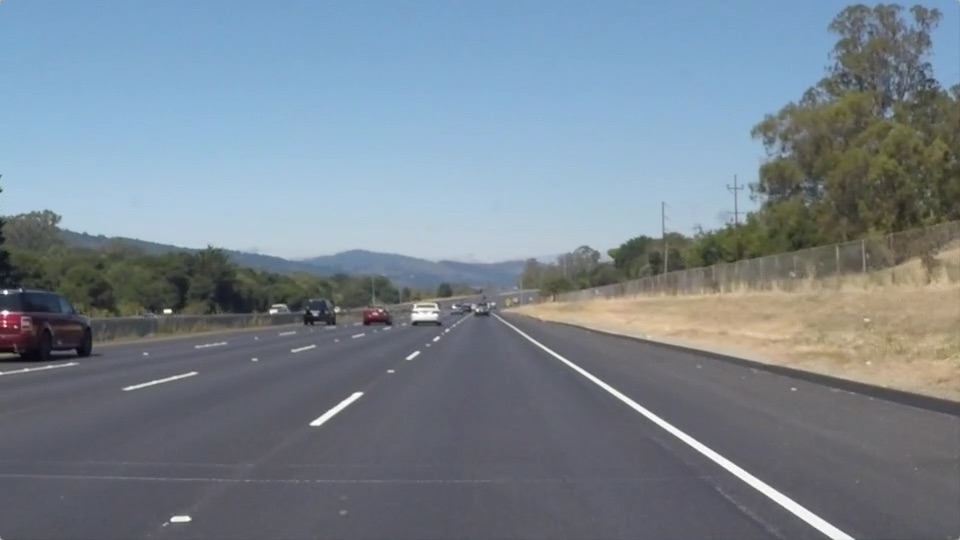
#> input picture test_images/solidWhiteRight.jpg, 960 x 540 px
$ jupyter execute --allow-errors P1.ipynb   (shell and % lines are left out)
#> lines starting #> are read from the running program, lines starting #| are printed output that depends on the picture; after the words box and inside, x2 and y2 are one past the last pixel; in counts of white or black regions, pixels touching at a corner belong together
# Self-Driving Car Engineer Nanodegree

## Project: **Finding Lane Lines on the Road**
***
In this project, you will use the tools you learned about in the lesson to identify lane lines on the road.  You can develop your pipeline on a series of individual images, and later apply the result to a video stream (really just a series of images). Check out the video clip "raw-lines-example.mp4" (also contained in this repository) to see what the output should look like after using the helper functions below.

Once you have a result that looks roughly like "raw-lines-example.mp4", you'll need to get creative and try to average and/or extrapolate the line segments you've detected to map out the full extent of the lane lines.  You can see an example of the result you're going for in the video "P1_example.mp4".  Ultimately, you would like to draw just one line for the left side of the lane, and one for the right.

In addition to implementing code, there is a brief writeup to complete. The writeup should be completed in a separate file, which can be either a markdown file or a pdf document. There is a [write up template](https://github.com/udacity/CarND-LaneLines-P1/blob/master/writeup_template.md) that can be used to guide the writing process. Completing both the code in the Ipython notebook and the writeup template will cover all of the [rubric points](https://review.udacity.com/#!/rubrics/322/view) for this project.

---
Let's have a look at our first image called 'test_images/solidWhiteRight.jpg'.  Run the 2 cells below (hit Shift-Enter or the "play" button above) to display the image.

**Note: If, at any point, you encounter frozen display windows or other confounding issues, you can always start again with a clean slate by going to the "Kernel" menu above and selecting "Restart & Clear Output".**

---

**The tools you have are color selection, region of interest selection, grayscaling, Gaussian smoothing, Canny Edge Detection and Hough Tranform line detection.  You  are also free to explore and try other techniques that were not presented in the lesson.  Your goal is piece together a pipeline to detect the line segments in the image, then average/extrapolate them and draw them onto the image for display (as below).  Once you have a working pipeline, try it out on the video stream below.**

---

<figure>

 <figcaption>
 <p></p>
 <p style="text-align: center;"> Your output should look something like this (above) after detecting line segments using the helper functions below </p>
 </figcaption>
</figure>
 <p></p>
<figure>

 <figcaption>
 <p></p>
 <p style="text-align: center;"> Your goal is to connect/average/extrapolate line segments to get output like this</p>
 </figcaption>
</figure>

**Run the cell below to import some packages.  If you get an `import error` for a package you've already installed, try changing your kernel (select the Kernel menu above --> Change Kernel).  Still have problems?  Try relaunching Jupyter Notebook from the terminal prompt.  Also, consult the forums for more troubleshooting tips.**

## Import Packages

[cell 1]
#importing some useful packages
import matplotlib.pyplot as plt
import matplotlib.image as mpimg
import numpy as np
import cv2
import logging
from matplotlib.widgets import Slider

## Read in an Image

[cell 2]
#reading in an image
image = mpimg.imread('test_images/solidWhiteRight.jpg')
#> image is the input picture: shape (540, 960, 3); mean R, G, B 120.3, 132.6, 143.7

#printing out some stats and plotting
print('This image is:', type(image), 'with dimensions:', image.shape)
#| This image is: <class 'numpy.ndarray'> with dimensions: (540, 960, 3)
plt.imshow(image)  # if you wanted to show a single color channel image called 'gray', for example, call as plt.imshow(gray, cmap='gray')

## Ideas for Lane Detection Pipeline

**Some OpenCV functions (beyond those introduced in the lesson) that might be useful for this project are:**

`cv2.inRange()` for color selection
`cv2.fillPoly()` for regions selection
`cv2.line()` to draw lines on an image given endpoints
`cv2.addWeighted()` to coadd / overlay two images
`cv2.cvtColor()` to grayscale or change color
`cv2.imwrite()` to output images to file
`cv2.bitwise_and()` to apply a mask to an image

**Check out the OpenCV documentation to learn about these and discover even more awesome functionality!**

## Helper Functions

Below are some helper functions to help get you started. They should look familiar from the lesson!

[cell 3]
import math

def grayscale(img):
    """Applies the Grayscale transform
    This will return an image with only one color channel
    but NOTE: to see the returned image as grayscale
    (assuming your grayscaled image is called 'gray')
    you should call plt.imshow(gray, cmap='gray')"""
    return cv2.cvtColor(img, cv2.COLOR_RGB2GRAY)
    # Or use BGR2GRAY if you read an image with cv2.imread()
    # return cv2.cvtColor(img, cv2.COLOR_BGR2GRAY)

def canny(img, low_threshold, high_threshold):
    """Applies the Canny transform"""
    return cv2.Canny(img, low_threshold, high_threshold)

def gaussian_blur(img, kernel_size):
    """Applies a Gaussian Noise kernel"""
    return cv2.GaussianBlur(img, (kernel_size, kernel_size), 0)

def region_of_interest(img, vertices):
    """
    Applies an image mask.

    Only keeps the region of the image defined by the polygon
    formed from `vertices`. The rest of the image is set to black.
    `vertices` should be a numpy array of integer points.
    """
    #defining a blank mask to start with
    mask = np.zeros_like(img)

    #defining a 3 channel or 1 channel color to fill the mask with depending on the input image
    if len(img.shape) > 2:
        channel_count = img.shape[2]  # i.e. 3 or 4 depending on your image
        ignore_mask_color = (255,) * channel_count
    else:
        ignore_mask_color = 255

    #filling pixels inside the polygon defined by "vertices" with the fill color
    cv2.fillPoly(mask, vertices, ignore_mask_color)

    #returning the image only where mask pixels are nonzero
    masked_image = cv2.bitwise_and(img, mask)
    return masked_image


def draw_lines(img, lines, color=None, thickness=2):
    """
    NOTE: this is the function you might want to use as a starting point once you want to
    average/extrapolate the line segments you detect to map out the full
    extent of the lane (going from the result shown in raw-lines-example.mp4
    to that shown in P1_example.mp4).

    Think about things like separating line segments by their
    slope ((y2-y1)/(x2-x1)) to decide which segments are part of the left
    line vs. the right line.  Then, you can average the position of each of
    the lines and extrapolate to the top and bottom of the lane.

    This function draws `lines` with `color` and `thickness`.
    Lines are drawn on the image inplace (mutates the image).
    If you want to make the lines semi-transparent, think about combining
    this function with the weighted_img() function below
    """
    for line in lines:
        for x1,y1,x2,y2 in line:
            #cv2.line(img, (x1, y1), (x2, y2), color, thickness)
            #cv2.line(img, (x1, y1), (x2, y2), np.random.randint(0, 256), thickness);
            #cv2.line(img, (x1, y1), (x2, y2), list(np.random.randint(0, 256, size=3, dtype=img.dtype)), thickness); # np.uint8
            #color = tuple ([int(x) for x in np.random.randint(0, 256, size=3, dtype=img.dtype)]);
            #color = np.random.randint(0, 256, size=3, dtype=int);
            if color is None:
                color = [int(x) for x in np.random.randint(0, 256, size=3, dtype=img.dtype)];
            cv2.line(img, (x1, y1), (x2, y2), color, thickness); # np.uint8

def hough_lines(img, rho, theta, threshold, min_line_len, max_line_gap): # TODO: now take out the process_lines & draw_lines_to. update the caller
    """
    `img` should be the output of a Canny transform.

    Returns an image with hough lines drawn.
    """
    lines = cv2.HoughLinesP(img, rho, theta, threshold, np.array([]), minLineLength=min_line_len, maxLineGap=max_line_gap)
    #print("len(lines) = %d"%(len(lines)));
    return lines;

def lines_process(lines, ymin, ymax, logging_str=''):
    # lines_process.dot
    # lines -> {k, b, length}
    # k -> + - each sign category:
    #   length sort two longest: keep 2x2 lines
    # : kb average
    # return two lines: kb -> xxyy with given yy; or ymin ymax of xxyy
    # if missing lanes: do nothing <- no lines returned

    # prepare
    lines_out = [];
    nline = len(lines);
    if (nline == 0):
        logging.warning("%s: nline = 0"%(logging_str));
        return;

    # k b length compute:
    k_b_length = np.zeros((3, nline)); # 3xn: 3 row matrix: k b length
    #print("lines = ");
    #print(lines);

    for iline in range(nline):
        #print("lines[iline] = " );
        #print(lines[iline]);

        for x1,y1,x2,y2 in lines[iline]:
            #print("[x1,y1,x2,y2] = [%d %d %d %d]"%(x1,y1,x2,y2));
            k = (y2-y1)/(x2-x1);
            b = y1-k*x1;
            length = np.sqrt((y2-y1)**2 + (x2-x1)**2);
            k_b_length[:, iline] = [k, b, length];

    # left:
    def longest_mean(index_selected, k_b_length):
        line = np.array([[]]);
        nselected = np.sum(index_selected);
        if (nselected == 0):
            logging.warning("%s: selected lane not detected"%(logging_str));
            return line;

        k_b_length_selected = k_b_length[:, index_selected];
        if nselected > 0 and nselected <= 2:
            k_b_length_selected_longest_mean = np.mean(k_b_length_selected, axis=1);
        else: # nline > 2
            index_longest = np.argsort(k_b_length_selected[2, :])[[-2, -1]];
            k_b_length_selected_longest_mean = np.mean(k_b_length_selected[:, index_longest], axis=1); # longest 2 lines

        line = np.array([[(ymin - k_b_length_selected_longest_mean[1])/k_b_length_selected_longest_mean[0], ymin, (ymax - k_b_length_selected_longest_mean[1])/k_b_length_selected_longest_mean[0], ymax]], dtype='int32');
        return line;

    # y = kx + b; x = (y-b)/k
    # slope classifying: left: [0] right [0]
    #print("slope = ", np.sort(k_b_length[0, :]));
    index_left = np.logical_and(k_b_length[0, :] >= -0.95, k_b_length[0, :] <= -0.60);
    index_right =  np.logical_and(k_b_length[0, :] >= 0.45, k_b_length[0, :] <= 0.75);

    line_left = longest_mean(index_left, k_b_length);
    if line_left.size > 0:
        lines_out.append(line_left);

    line_right = longest_mean(index_right, k_b_length);
    if line_right.size > 0:
        lines_out.append(line_right);

    lines_out = np.array(lines_out);
    return lines_out;

def lines_to_image(lines, imshape, color=None, thickness=2):
    line_img = np.zeros((imshape[0], imshape[1], 3), dtype=np.uint8); # img.shape
    draw_lines(line_img, lines, color=color, thickness=thickness);
    return line_img;

# Python 3 has support for cool math symbols.

def weighted_img(img, initial_img, α=0.8, β=1., γ=0.):
    """
    `img` is the output of the hough_lines(), An image with lines drawn on it.
    Should be a blank image (all black) with lines drawn on it.

    `initial_img` should be the image before any processing.

    The result image is computed as follows:

    initial_img * α + img * β + γ
    NOTE: initial_img and img must be the same shape!
    """
    return cv2.addWeighted(initial_img, α, img, β, γ)

## Test Images

Build your pipeline to work on the images in the directory "test_images"
**You should make sure your pipeline works well on these images before you try the videos.**

[cell 4]
import os
os.listdir("test_images/")

## Build a Lane Finding Pipeline

Build the pipeline and run your solution on all test_images. Make copies into the `test_images_output` directory, and you can use the images in your writeup report.

Try tuning the various parameters, especially the low and high Canny thresholds as well as the Hough lines parameters.

[cell 5]
# TODO: Build your pipeline that will draw lane lines on the test_images
# then save them to the test_images_output directory.
image_list = [];
images_dir = 'test_images/'; # test_images_mixed
image_basename_list = [filename for filename in sorted(os.listdir(images_dir)) if '.jpg' in filename];
image_file_list = [images_dir + image_basename for image_basename in image_basename_list];
#print("image_file_list =", image_file_list);
n_image = len(image_file_list);
print("n_image = %d"%n_image);
for i_image in range(n_image):
    image_list.append(mpimg.imread(image_file_list[i_image]));
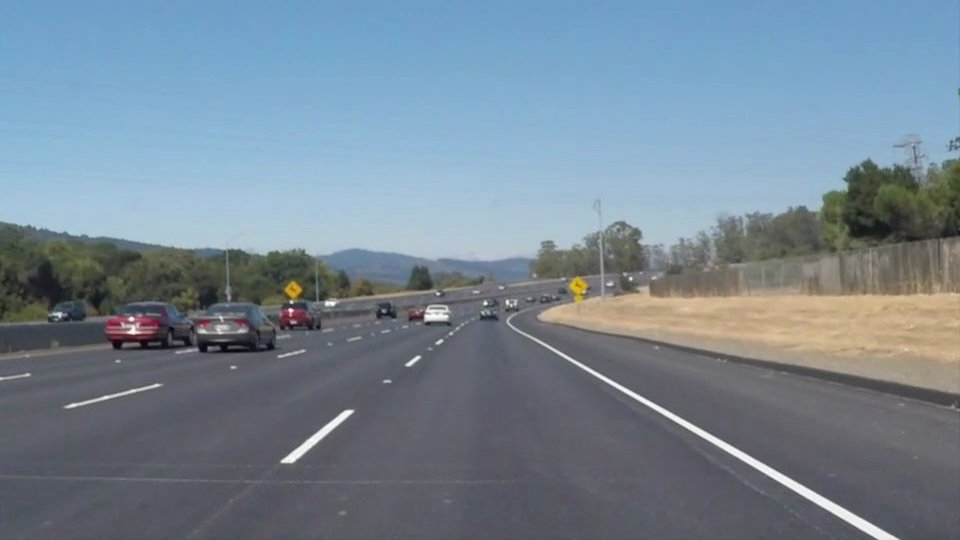
#> input picture test_images/solidWhiteCurve.jpg, 960 x 540 px
imshape = image_list[0].shape;

def plot_image_pair_4x3(image_list, image_canny_list):
    # cmap ignored for RGB(A) data so I use 'gray'
    AxesImage_canny_list = [];
    nx_sp = 3; # n_image/2;
    fig_canny_gui, ax = plt.subplots(4, 3, figsize=(15, 8), sharex=True, sharey=True);
    for i_image in range(n_image):
        #ax[0][i_image].imshow(image_blur_list[i_image], cmap='gray');
        ax[0+int(i_image/3)][i_image%3].set_title(image_file_list[i_image]);

        ax[0+int(i_image/3)][i_image%3].imshow(image_list[i_image], cmap='gray');
        AxesImage_canny_list.append(ax[2+int(i_image/3)][i_image%3].imshow(image_canny_list[i_image], cmap='gray')); #
    return fig_canny_gui, AxesImage_canny_list;

### 1. Blur

[cell 6]
image_blur_list = [];
for i_image in range(n_image):
    image_blur_list.append(gaussian_blur(grayscale(image_list[i_image]), 5));
#> after the loop, image_blur_list = 3 items

### 2. Canny

I ended up using threshold values that are low -- I found this is necessary to make challenge.mp4 work later. I will use other methods to filter out non-lane edges later.

[cell 7]
# keep tuned parameters here
low_threshold_tuned, high_threshold_tuned = 42, 85; # 110, 215;
image_canny_list = image_blur_list.copy();
#> image_canny_list = 3 items

for i_image in range(n_image):
    image_canny_list[i_image] = canny(image_blur_list[i_image], low_threshold_tuned, high_threshold_tuned); # 65, 215 # 50, 150 #  110, 215

fig_canny_gui, AxesImage_canny_list = plot_image_pair_4x3(image_list, image_canny_list);
#> AxesImage_canny_list = 3 items
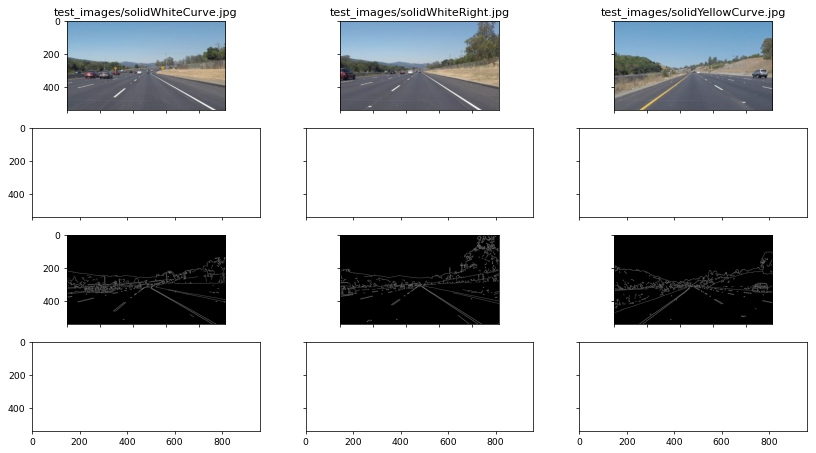
#> figure drawn by matplotlib, 6 panels

### 3. Region of interest: vertices

I ended up shrinking the ROI so that challenge.mp4 can work well without bottom/top part distractions.

[cell 8]
# 445 -> 405: 40 pixels clearance
x_ROI_normalized = np.array([172, 405, 592, 854])/960.0;
y_ROI_normalized = np.array([347.0, 500.0])/540.0;
x_ROI = (imshape[1]*x_ROI_normalized).astype(int);
y_ROI = (imshape[0]*y_ROI_normalized).astype(int);

#y_up = 347; # 322;
#y_down = 500; # imshape[0] - 1;  # TODO: normalized
# start: lower left corner; clockwise
#vertices = np.array([[(123,y_down),(427, y_up), (550, y_up), (918,y_down)]], dtype=np.int32)
vertices = np.array([[(x_ROI[0],y_ROI[1]),(x_ROI[1], y_ROI[0]), (x_ROI[2], y_ROI[0]), (x_ROI[3],y_ROI[1])]], dtype=np.int32)
print("vertices = ", vertices);
#| vertices =  [[[172 500]
#|   [405 347]
#|   [592 347]
#> (further printed lines are left out)

image_vertices = image_list[2].copy();
cv2.polylines(image_vertices,[vertices],True,(0,255,255), thickness=5);
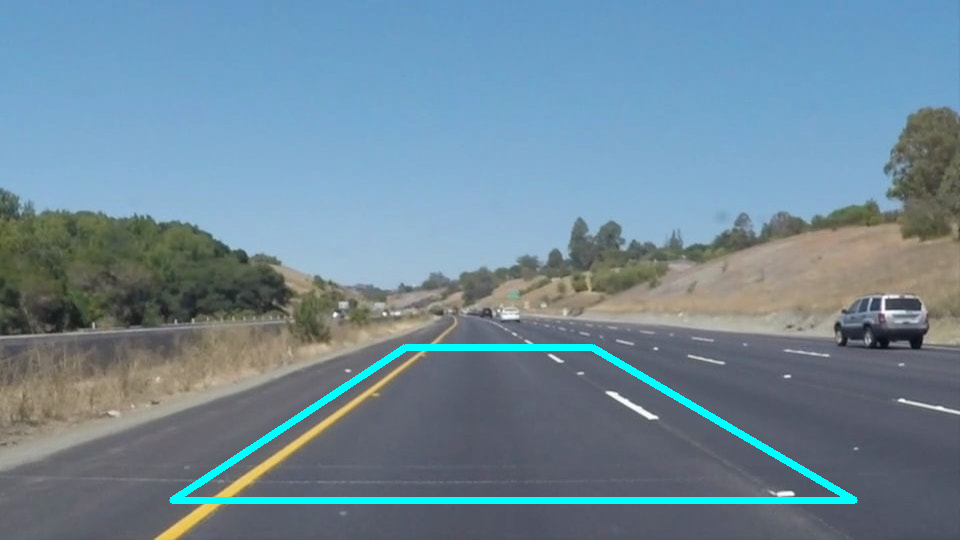
#> image_vertices: shape (540, 960, 3); mean R, G, B 111.2, 136.6, 152
fig_v, ax_v = plt.subplots(1,1);
plt.imshow(image_vertices);
ax_v.set_title('image_vertices');

masked_edges_list = [];
for i_image in range(n_image):
    masked_edges_list.append(region_of_interest(image_canny_list[i_image], vertices));
#> this loop made 3 passes
#> pass 1, in region_of_interest, `masked_image = cv2.bitwise_and(img, mask)`:
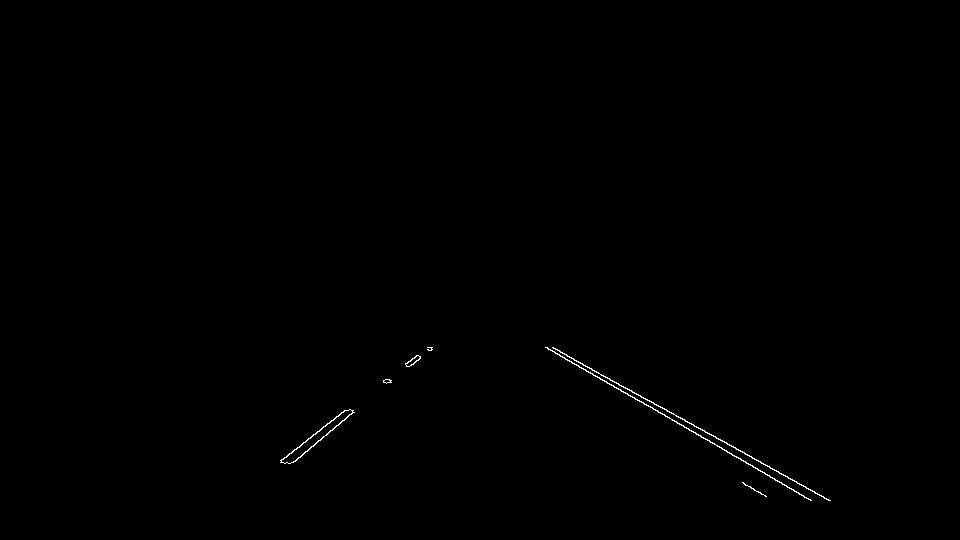
#> masked_image: shape (540, 960); 0.24% white in thin lines or dots, all inside (x1, y1, x2, y2) = (280, 347, 831, 501)
#> after the loop, masked_edges_list = 3 items

fig_masked_edges, AxesImage_masked_list = plot_image_pair_4x3(image_list, masked_edges_list);
#> AxesImage_masked_list = 3 items
fig_masked_edges.suptitle('masked_edges');

### 4. Hough

[cell 9]
threshold_tuned, min_line_len_tuned, max_line_gap_tuned = 15, 15, 300; # 135; # 36, 120, 135;

lines_list = [];
image_line_list = [];
for i_image in range(n_image):
    lines_list.append(hough_lines(masked_edges_list[i_image], 1, np.pi/180, threshold_tuned, min_line_len_tuned, max_line_gap_tuned));
    image_line_list.append(lines_to_image(lines_list[i_image], imshape, color=None));
#> after the loop, image_line_list = 3 items; lines_list = 3 items


fig_hough_gui, AxesImage_hough_gui_list = plot_image_pair_4x3(masked_edges_list, image_line_list);
#> AxesImage_hough_gui_list = 3 items
fig_hough_gui.suptitle('hough_gui');
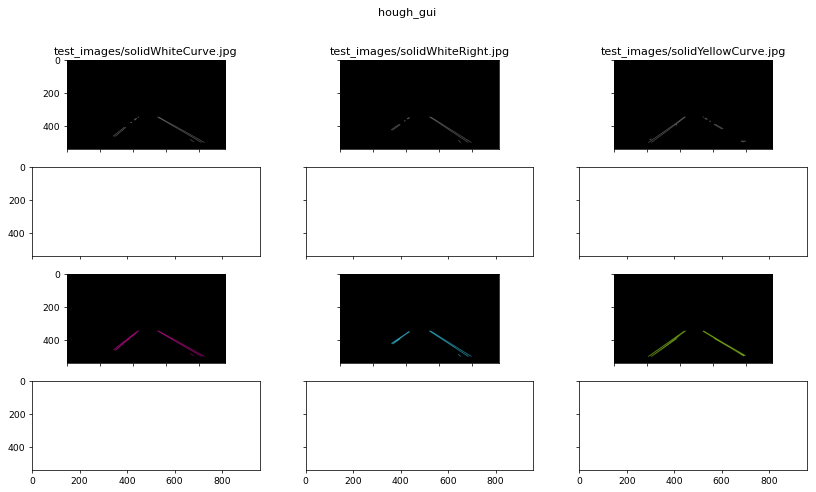
#> figure drawn by matplotlib, 6 panels

### 5. lines filtering/processing

[cell 10]
logging.basicConfig(format= '[%(asctime)s] {%(pathname)s:%(lineno)d} %(levelname)s - %(message)s', level=logging.INFO);
lines_processed_list = [];
for i_image in range(n_image): # [3]: #
    lines_processed_i = lines_process(lines_list[i_image], y_ROI[0], y_ROI[1], logging_str="i_image=%d"%i_image);
    print("lines_list[%d] = "%(i_image), lines_list[i_image]);
    print("lines_processed_i = ", lines_processed_i);
    lines_processed_list.append(lines_processed_i);
#> this loop made 3 passes
#> (nline in lines_process, lines_processed_i) on passes 1 to 3: (12, [[428, 347, 246, 500], [552, 347, 829, 500]]), (10, [[425, 347, 192, 500], [542, 347, 783, 500]]), (14, [[425, 347, 207, 500], [535, 347, 801, 500]])
#> (printed output is left out)
#> after the loop, lines_processed_list = [[[428, 347, 246, 500], [552, 347, 829, 500]], [[425, 347, 192, 500], [542, 347, 783, 500]], [[425, 347, 207, 500], [535, 347, 801, 500]]]

#print("lines_processed_list = ");
#print(lines_processed_list);

# plot image_lines_processed_list
image_lines_processed_list = [];
for i_image in range(n_image):
    image_lines_processed_list.append(lines_to_image(lines_processed_list[i_image], imshape, color=[255, 0, 0], thickness=20)); # # lines_list
#> after the loop, image_lines_processed_list = 3 items
fig_line_process, AxesImage_line_process_list = plot_image_pair_4x3(image_line_list, image_lines_processed_list);
#> AxesImage_line_process_list = 3 items
fig_line_process.suptitle('line_process');

### Final output

[cell 11]
image_annotated_list = [];
images_output_dir = 'test_images_output/';
image_output_file_list = [images_output_dir + image_basename for image_basename in image_basename_list];
print("image_output_file_list = ", image_output_file_list);

for i_image in range(n_image):
    image_annotated_list.append(weighted_img(image_list[i_image], image_lines_processed_list[i_image], 0.8, 1.0, 0.));

    logging.info("i_image = %d, imsave %s"%(i_image, image_output_file_list[i_image]));
    mpimg.imsave(image_output_file_list[i_image], image_annotated_list[i_image]);
#> after the loop, image_annotated_list = 3 items
fig_annotated, _ = plot_image_pair_4x3(image_list, image_annotated_list);
fig_annotated.suptitle('annotated');
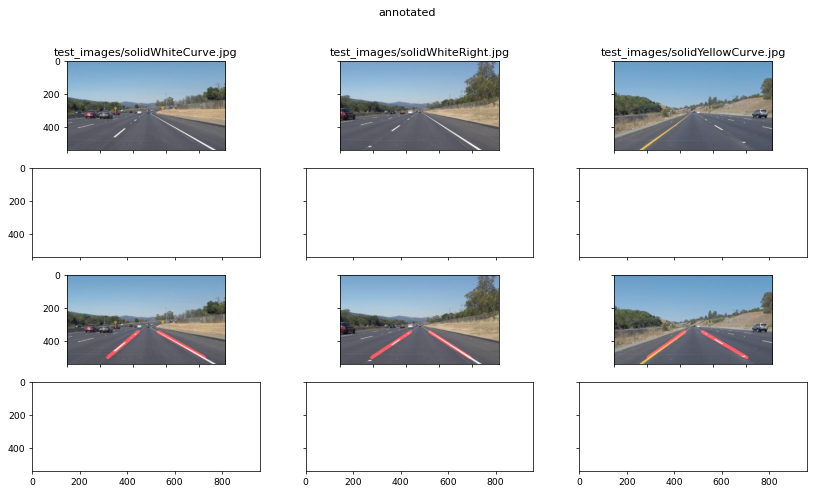
#> figure drawn by matplotlib, 6 panels
